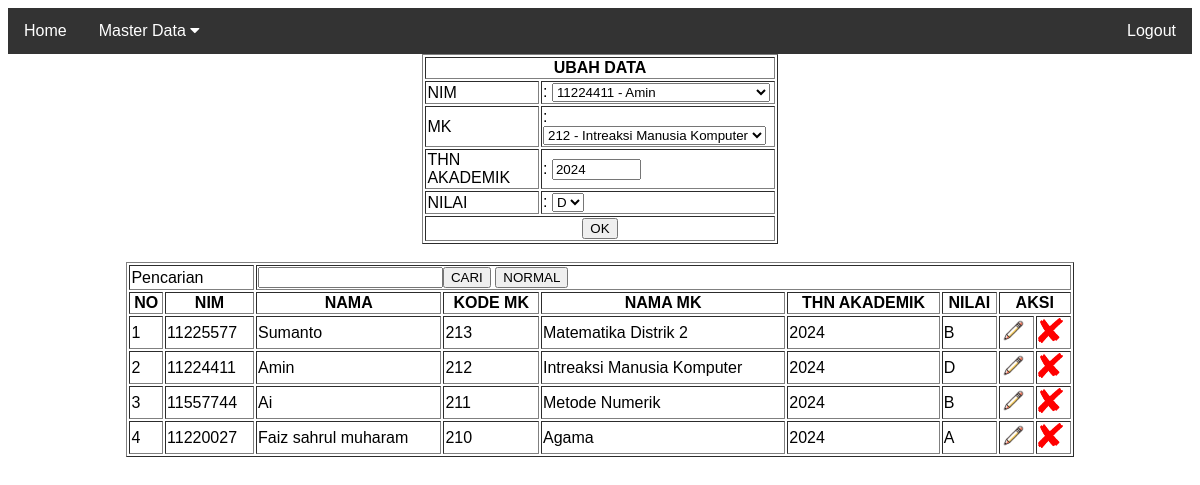
Page /index.php?menu=m_nilai&id=3 (signed in) on the committed database.
### tables this page shows
CREATE TABLE `nilai` (
  `id` int(11) NOT NULL,
  `nim` varchar(20) NOT NULL,
  `kode_mk` varchar(8) NOT NULL,
  `nilai` varchar(1) NOT NULL,
  `thn_akademik` varchar(9) NOT NULL
);

CREATE TABLE `m_mahasiswa` (
  `id` int(10) NOT NULL,
  `nim` varchar(8) NOT NULL,
  `nama_mhs` varchar(100) NOT NULL,
  `jk` varchar(20) NOT NULL,
  `alamat` varchar(100) NOT NULL
);

CREATE TABLE `m_matakuliah` (
  `id` int(11) NOT NULL,
  `kode_mk` varchar(10) NOT NULL,
  `nama_mk` varchar(100) NOT NULL,
  `sks` int(3) NOT NULL,
  `smt` int(3) NOT NULL,
  `id_dosen` varchar(100) NOT NULL
);

### uts.php (the view, shortened to what this page needs)
<?php
include "koneksidb.php";
$mahasiswa = mysqli_query($conn, "SELECT * FROM m_mahasiswa");
$matakuliah = mysqli_query($conn, "SELECT * FROM m_matakuliah");
$form_action = "index.php?menu=m_nilai";
$form_title = "TAMBAH DATA";
$nim = "";
$kode_mk = "";
$thn_akademik = "";
$nilai = "";
$is_update = false;
if (isset($_GET['id'])) {
    $b = mysqli_query($conn, "SELECT * FROM nilai WHERE id=" . $_GET['id']);
    $c = mysqli_fetch_assoc($b);
    $nim = $c['nim'];
    $kode_mk = $c['kode_mk'];
    $thn_akademik = $c['thn_akademik'];
    $nilai = $c['nilai'];
    $is_update = true;
    $form_action = "uts.php?id=" . $_GET['id'];
    $form_title = "UBAH DATA";
}
$mahasiswa_options = array();
$matakuliah_options = array();
while ($row = mysqli_fetch_assoc($mahasiswa)) {
    $nim_option = "<option value='" . $row['nim'] . "'" . ($nim == $row['nim'] ? ' selected' : '') . ">" . $row['nim'] . " - " . $row['nama_mhs'] . "</option>";
    if ($nim == $row['nim']) {
        array_unshift($mahasiswa_options, $nim_option);
    } else {
        $mahasiswa_options[] = $nim_option;
    }
}
while ($row = mysqli_fetch_assoc($matakuliah)) {
    $mk_option = "<option value='" . $row['kode_mk'] . "'" . ($kode_mk == $row['kode_mk'] ? ' selected' : '') . ">" . $row['kode_mk'] . " - " . $row['nama_mk'] . "</option>";
    if ($kode_mk == $row['kode_mk']) {
        array_unshift($matakuliah_options, $mk_option);
    } else {
        $matakuliah_options[] = $mk_option;
    }
}
echo "<table border='1' width='30%' align='center'>";
echo "<form method='POST' action='$form_action'>";
echo "<tr><th colspan='2'>$form_title</th></tr>";
echo "<tr><td>NIM</td><td>: <select name='npm' required>";
foreach ($mahasiswa_options as $option) {
    echo $option;
}
echo "</select></td></tr>";
echo "<tr><td>MK</td><td>: <select name='mk' required>";
foreach ($matakuliah_options as $option) {
    echo $option;
}
echo "</select></td></tr>";
echo "<tr><td>THN AKADEMIK</td><td>: <input type='text' name='tahun' size='8' placeholder='" . (!$is_update ? "2024/2025" : "") . "' value='$thn_akademik' required></td></tr>";
echo "<tr><td>NILAI</td><td>: <select name='nilai' required>";
echo "<option value='D'" . ($nilai == 'D' ? ' selected' : '') . ">D</option>";
echo "</select></td></tr>";
echo "<tr><th colspan='2'><input type='submit' value='OK' name='" . ($is_update ? "tombol_ubah" : "tombol_tambah") . "'></th></tr>";
echo "</form>";
echo "</table>";
$keyword = '';
if (isset($_POST['search'])) {
    $keyword = $_POST['keyword'];
    $keyword = mysqli_real_escape_string($conn, $keyword);
    $query = "SELECT a.*, b.nama_mhs, c.nama_mk
        FROM nilai a
        INNER JOIN m_mahasiswa b ON a.nim = b.nim
        INNER JOIN m_matakuliah c ON a.kode_mk = c.kode_mk
        WHERE b.nim LIKE '%$keyword%' OR b.nama_mhs LIKE '%$keyword%' OR c.nama_mk LIKE '%$keyword%'
        ORDER BY a.id DESC";
} else {
    $query = "SELECT a.*, b.nama_mhs, c.nama_mk
        FROM nilai a
        INNER JOIN m_mahasiswa b ON a.nim = b.nim
        INNER JOIN m_matakuliah c ON a.kode_mk = c.kode_mk
        ORDER BY a.id DESC";
}
$a = mysqli_query($conn, $query);
$no = 0;
echo "<br>";
echo "<table border='1' width='80%' align='center'>";
echo "<form method='POST' action=''>";
echo "<tr><td colspan=2>Pencarian</td><td colspan=7><input type=text name=keyword value='$keyword'><input type='submit' name='search' value='CARI'> <input type='submit' value='NORMAL'></td></tr>";
echo "<tr><th> NO </th><th> NIM </th><th> NAMA </th><th> KODE MK</th><th> NAMA MK </th><th> THN AKADEMIK</th><th>NILAI</th><th colspan=2>AKSI</th></tr>";
echo "</form>";
while ($b = mysqli_fetch_array($a)) {
    $no = $no + 1;
    echo "<tr><td> $no </td> <td> $b[nim] </td> <td> $b[nama_mhs] </td> <td>$b[kode_mk]</td> <td>$b[nama_mk] </td>";
    echo "<td>$b[thn_akademik] </td><td>$b[nilai]</td><td><a href='index.php?menu=m_nilai&id=$b[id]'><img src='ubah.png' style='width:25px;height:25px;'></a></td>";
    echo "<td><a href='index.php?menu=m_nilai&delete_id=$b[id]'><img src='pngwing.com.png' style='width:25px;height:25px;'></a></td></tr>";
}
echo "</table>";
?>

### index.php (style rules this page uses)
body { font-family: Arial, Helvetica, sans-serif; }

### rows in the picture
nilai: npm "11224411 - Amin", mk "212 - Intreaksi Manusia Komputer", tahun "2024", nilai "D", nim "11224411", m_mahasiswa.nama_mhs "Amin", kode_mk "212", m_matakuliah.nama_mk "Intreaksi Manusia Komputer", thn_akademik "2024"
nilai: nim "11225577", m_mahasiswa.nama_mhs "Sumanto", kode_mk "213", m_matakuliah.nama_mk "Matematika Distrik 2", thn_akademik "2024", nilai "B"
nilai: nim "11557744", m_mahasiswa.nama_mhs "Ai", kode_mk "211", m_matakuliah.nama_mk "Metode Numerik", thn_akademik "2024", nilai "B"
nilai: nim "11220027", m_mahasiswa.nama_mhs "Faiz sahrul muharam", kode_mk "210", m_matakuliah.nama_mk "Agama", thn_akademik "2024", nilai "A"

### other values in the picture
$form_title "UBAH DATA"
